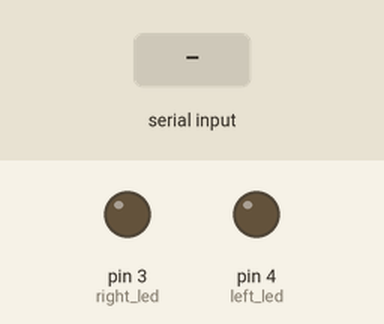
Simulated run of this sketch. Board: Arduino Uno, built with avr-gcc and run on an emulated ATmega328P. Parts: output pins drawn as LEDs (lit = HIGH). Inputs (shaded band) come from the test bench.

Above: at 1.2 s.
1.3 s: "1" received over Serial
At 1.8 s:
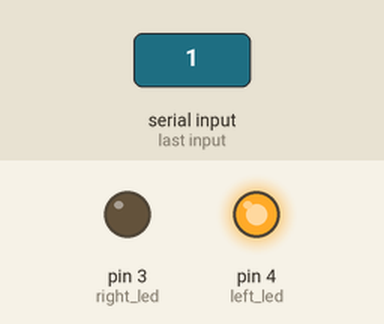
2.8 s: "2" received over Serial
At 5.3 s:
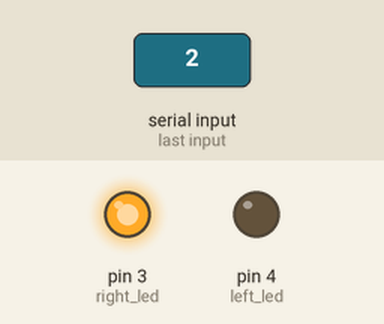
5.8 s: "3" received over Serial
At 7.6 s:
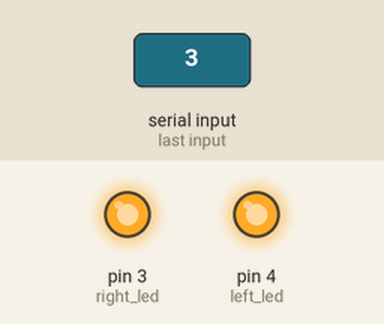
8.8 s: "0" received over Serial
At 11.1 s:
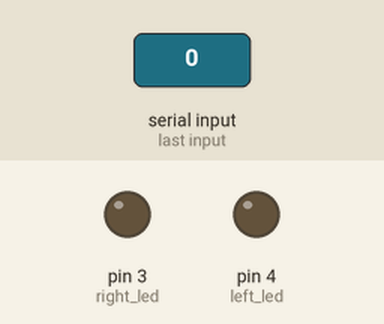
Timing chart, 0 to 12.6 s (numbered marks = the images above; inputs shaded):
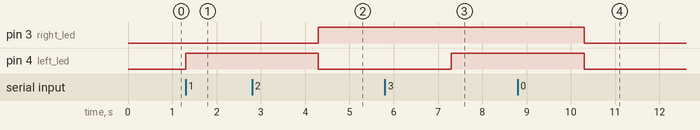

Measured:
- after the input at 1.3 s, pin 4 (left_led): LOW → HIGH at once
- after the input at 2.8 s, pin 3 (right_led): LOW → HIGH after 1.5 s; pin 4 (left_led): HIGH → LOW after 1.5 s
- after the input at 5.8 s, pin 4 (left_led): LOW → HIGH after 1.5 s
- after the input at 8.8 s, pin 3 (right_led), pin 4 (left_led): HIGH → LOW after 1.5 s

The sketch:

light_pannels.ino
```cpp
const int left_led = 4;
const int right_led = 3;
int message = 0;

void setup() {
  Serial.begin(9600);
  pinMode(left_led, OUTPUT);
  pinMode(right_led, OUTPUT);
}

void loop() {

  if(Serial.available() > 0){
    message = Serial.read();
  }
  if(message == '1'){
    digitalWrite(left_led, HIGH);
    delay(3000);
    digitalWrite(left_led, LOW);
  }

  if(message == '2'){
    digitalWrite(right_led, HIGH);
    delay(3000);
    digitalWrite(right_led, LOW);
  }

  if(message == '3'){
    digitalWrite(right_led, HIGH);
    digitalWrite(left_led, HIGH);
    delay(3000);
    digitalWrite(left_led, LOW);
    digitalWrite(right_led, LOW);
  }

  else{
    digitalWrite(left_led, LOW);
    digitalWrite(right_led, LOW);
  }
}
```
